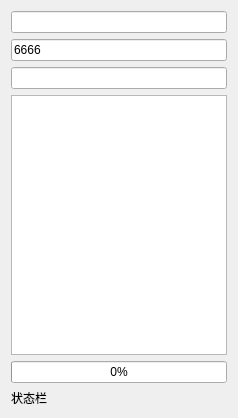
<?xml version="1.0" encoding="UTF-8"?>
<ui version="4.0">
 <class>Widget</class>
 <widget class="QWidget" name="Widget">
  <property name="geometry">
   <rect>
    <x>0</x>
    <y>0</y>
    <width>238</width>
    <height>418</height>
   </rect>
  </property>
  <property name="windowTitle">
   <string>Widget</string>
  </property>
  <layout class="QVBoxLayout" name="verticalLayout_3">
   <item>
    <layout class="QVBoxLayout" name="verticalLayout_2">
     <item>
      <layout class="QVBoxLayout" name="verticalLayout">
       <item>
        <widget class="QLineEdit" name="hostLineEdit">
         <property name="sizePolicy">
          <sizepolicy hsizetype="Preferred" vsizetype="Preferred">
           <horstretch>0</horstretch>
           <verstretch>0</verstretch>
          </sizepolicy>
         </property>
         <property name="text">
          <string/>
         </property>
        </widget>
       </item>
       <item>
        <widget class="QLineEdit" name="portLineEdit">
         <property name="sizePolicy">
          <sizepolicy hsizetype="Preferred" vsizetype="Preferred">
           <horstretch>0</horstretch>
           <verstretch>0</verstretch>
          </sizepolicy>
         </property>
         <property name="text">
          <string>6666</string>
         </property>
        </widget>
       </item>
      </layout>
     </item>
     <item>
      <widget class="QLineEdit" name="currDir"/>
     </item>
     <item>
      <widget class="QListWidget" name="fileListWidget"/>
     </item>
     <item>
      <widget class="QProgressBar" name="file_Bar">
       <property name="value">
        <number>0</number>
       </property>
      </widget>
     </item>
     <item>
      <layout class="QHBoxLayout" name="horizontalLayout"/>
     </item>
     <item>
      <widget class="QLabel" name="messageLabel">
       <property name="sizePolicy">
        <sizepolicy hsizetype="Preferred" vsizetype="Preferred">
         <horstretch>0</horstretch>
         <verstretch>0</verstretch>
        </sizepolicy>
       </property>
       <property name="text">
        <string>状态栏</string>
       </property>
      </widget>
     </item>
    </layout>
   </item>
  </layout>
 </widget>
 <layoutdefault spacing="6" margin="11"/>
 <resources/>
 <connections/>
</ui>
